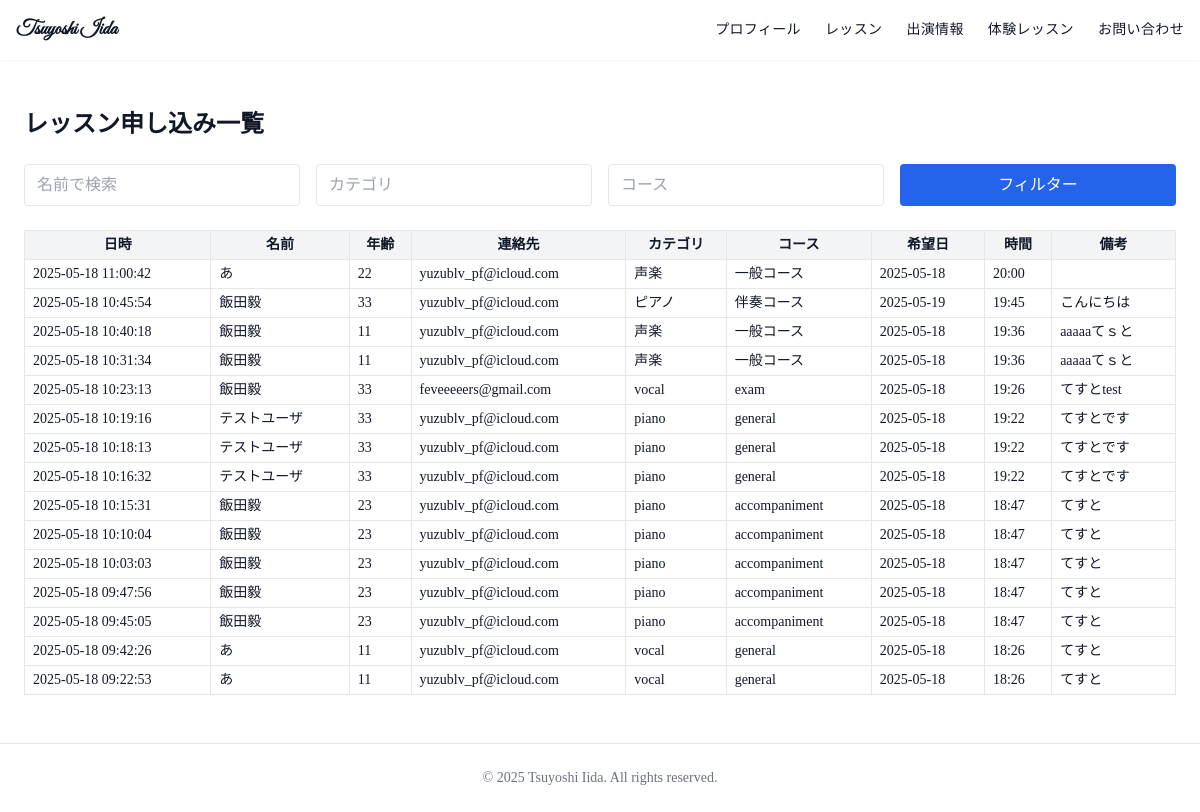
The app's page /admin/lesson-applications (signed in) with its own data.
### tables this page shows
CREATE TABLE applications (
            id INTEGER PRIMARY KEY AUTOINCREMENT,
            name TEXT,
            age TEXT,
            contact TEXT,
            category TEXT,
            course TEXT,
            date TEXT,
            time TEXT,
            note TEXT,
            submitted_at DATETIME DEFAULT CURRENT_TIMESTAMP
        );

### app.py (the view)
@app.route("/admin/lesson-applications")
def admin_lesson_applications():
    if not session.get("logged_in"):
        return redirect(url_for("login"))
    name = request.args.get("name", "")
    category = request.args.get("category", "")
    course = request.args.get("course", "")
    query = "SELECT * FROM applications WHERE 1=1"
    params = []
    if name:
        query += " AND name LIKE ?"
        params.append(f"%{name}%")
    if category:
        query += " AND category LIKE ?"
        params.append(f"%{category}%")
    if course:
        query += " AND course LIKE ?"
        params.append(f"%{course}%")
    query += " ORDER BY submitted_at DESC"
    conn = sqlite3.connect("lesson_applications.db")
    conn.row_factory = sqlite3.Row
    cur = conn.cursor()
    cur.execute(query, params)
    applications = cur.fetchall()
    conn.close()
    return render_template("lesson_applications.html", applications=applications)

### templates/lesson_applications.html (shortened to what this page needs)
{% extends 'base.html' %}
{% block content %}
<section class="px-6 py-12">
  <div class="max-w-6xl mx-auto">
    <h1 class="text-2xl font-bold mb-6">レッスン申し込み一覧</h1>
    <form method="GET" class="mb-6 grid md:grid-cols-4 gap-4">
      <input type="text" name="name" value="{{ request.args.get('name', '') }}" placeholder="名前で検索" class="border px-3 py-2 rounded w-full">
      <input type="text" name="category" value="{{ request.args.get('category', '') }}" placeholder="カテゴリ" class="border px-3 py-2 rounded w-full">
      <input type="text" name="course" value="{{ request.args.get('course', '') }}" placeholder="コース" class="border px-3 py-2 rounded w-full">
      <button type="submit" class="bg-blue-600 text-white px-4 py-2 rounded hover:bg-blue-700">フィルター</button>
    </form>
    <div class="overflow-x-auto">
      <table class="w-full text-sm border">
        <thead class="bg-gray-100">
          <tr>
            <th class="border px-2 py-1">日時</th>
            <th class="border px-2 py-1">名前</th>
            <th class="border px-2 py-1">年齢</th>
            <th class="border px-2 py-1">連絡先</th>
            <th class="border px-2 py-1">カテゴリ</th>
            <th class="border px-2 py-1">コース</th>
            <th class="border px-2 py-1">希望日</th>
            <th class="border px-2 py-1">時間</th>
            <th class="border px-2 py-1">備考</th>
          </tr>
        </thead>
        <tbody>
          {% for item in applications %}
          <tr>
            <td class="border px-2 py-1">{{ item.submitted_at }}</td>
            <td class="border px-2 py-1">{{ item.name }}</td>
            <td class="border px-2 py-1">{{ item.age }}</td>
            <td class="border px-2 py-1">{{ item.contact }}</td>
            <td class="border px-2 py-1">{{ item.category }}</td>
            <td class="border px-2 py-1">{{ item.course }}</td>
            <td class="border px-2 py-1">{{ item.date }}</td>
            <td class="border px-2 py-1">{{ item.time }}</td>
            <td class="border px-2 py-1">{{ item.note }}</td>
          </tr>
          {% endfor %}
        </tbody>
      </table>
    </div>
  </div>
</section>
{% endblock %}

### templates/base.html (shortened to what this page needs)
<!DOCTYPE html>
<html lang="ja">
<head>
  <script src="https://cdn.tailwindcss.com"></script>
  <link rel="stylesheet" href="/static/style.css">
</head>
<body class="bg-white text-gray-900 font-serif fade-in text-sm md:text-base">
  {% include 'header.html' %}
  {% block content %}{% endblock %}
  {% include 'footer.html' %}
</body>
</html>

### templates/header.html (shortened to what this page needs)
<header class="sticky top-0 bg-white shadow-sm z-50">
  <nav class="max-w-7xl mx-auto px-4 py-4 flex justify-between items-center">
    <a href="/" class="text-lg md:text-xl font-semibold handwriting">Tsuyoshi Iida</a>
    <div class="hidden md:flex space-x-6 text-sm tracking-wide" id="menu">
      <a href="/profile" class="hover:opacity-80">プロフィール</a>
      <a href="/lessons" class="hover:opacity-80">レッスン</a>
      <a href="/concerts" class="hover:opacity-80">出演情報</a>
      <a href="/lesson-trial" class="hover:opacity-80">体験レッスン</a>
      <a href="/contact" class="hover:opacity-80">お問い合わせ</a>
    </div>
  </nav>
</header>

### templates/footer.html
<footer class="bg-white border-t py-6 text-center text-sm text-gray-500">
    <p>&copy; 2025 Tsuyoshi Iida. All rights reserved.</p>
  </footer>

### static/style.css (style rules this page uses)
body.fade-in { opacity: 0; animation: fadeInSlow 2s ease-out forwards; }
.handwriting { font-family: 'Great Vibes', cursive; }
header { box-shadow: 0 1px 2px rgba(0, 0, 0, 0.05); }

### records on screen
applications: submitted_at "2025-05-18 11:00:42", name "あ", age "22", contact "yuzublv_pf@icloud.com", category "声楽", course "一般コース", date "2025-05-18", time "20:00"
applications: submitted_at "2025-05-18 10:45:54", name "飯田毅", age "33", contact "yuzublv_pf@icloud.com", category "ピアノ", course "伴奏コース", date "2025-05-19", time "19:45", note "こんにちは"
applications: submitted_at "2025-05-18 10:40:18", name "飯田毅", age "11", contact "yuzublv_pf@icloud.com", category "声楽", course "一般コース", date "2025-05-18", time "19:36", note "aaaaaてｓと"
applications: submitted_at "2025-05-18 10:31:34", name "飯田毅", age "11", contact "yuzublv_pf@icloud.com", category "声楽", course "一般コース", date "2025-05-18", time "19:36", note "aaaaaてｓと"
applications: submitted_at "2025-05-18 10:23:13", name "飯田毅", age "33", contact "feveeeeers@gmail.com", category "vocal", course "exam", date "2025-05-18", time "19:26", note "てすとtest"
applications: submitted_at "2025-05-18 10:19:16", name "テストユーザ", age "33", contact "yuzublv_pf@icloud.com", category "piano", course "general", date "2025-05-18", time "19:22", note "てすとです"
applications: submitted_at "2025-05-18 10:18:13", name "テストユーザ", age "33", contact "yuzublv_pf@icloud.com", category "piano", course "general", date "2025-05-18", time "19:22", note "てすとです"
applications: submitted_at "2025-05-18 10:16:32", name "テストユーザ", age "33", contact "yuzublv_pf@icloud.com", category "piano", course "general", date "2025-05-18", time "19:22", note "てすとです"
applications: submitted_at "2025-05-18 10:15:31", name "飯田毅", age "23", contact "yuzublv_pf@icloud.com", category "piano", course "accompaniment", date "2025-05-18", time "18:47", note "てすと"
applications: submitted_at "2025-05-18 10:10:04", name "飯田毅", age "23", contact "yuzublv_pf@icloud.com", category "piano", course "accompaniment", date "2025-05-18", time "18:47", note "てすと"
applications: submitted_at "2025-05-18 10:03:03", name "飯田毅", age "23", contact "yuzublv_pf@icloud.com", category "piano", course "accompaniment", date "2025-05-18", time "18:47", note "てすと"
applications: submitted_at "2025-05-18 09:47:56", name "飯田毅", age "23", contact "yuzublv_pf@icloud.com", category "piano", course "accompaniment", date "2025-05-18", time "18:47", note "てすと"
applications: submitted_at "2025-05-18 09:45:05", name "飯田毅", age "23", contact "yuzublv_pf@icloud.com", category "piano", course "accompaniment", date "2025-05-18", time "18:47", note "てすと"
applications: submitted_at "2025-05-18 09:42:26", name "あ", age "11", contact "yuzublv_pf@icloud.com", category "vocal", course "general", date "2025-05-18", time "18:26", note "てすと"
applications: submitted_at "2025-05-18 09:22:53", name "あ", age "11", contact "yuzublv_pf@icloud.com", category "vocal", course "general", date "2025-05-18", time "18:26", note "てすと"
